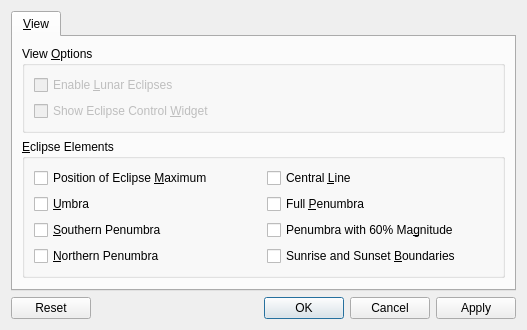
<?xml version="1.0" encoding="UTF-8"?>
<ui version="4.0">
 <class>EclipsesConfigDialog</class>
 <widget class="QDialog" name="EclipsesConfigDialog">
  <property name="windowModality">
   <enum>Qt::WindowModal</enum>
  </property>
  <property name="geometry">
   <rect>
    <x>0</x>
    <y>0</y>
    <width>527</width>
    <height>329</height>
   </rect>
  </property>
  <property name="windowTitle">
   <string>Eclipses Configuration</string>
  </property>
  <property name="modal">
   <bool>false</bool>
  </property>
  <layout class="QVBoxLayout" name="verticalLayout">
   <item>
    <widget class="QTabWidget" name="tabWidgetView">
     <property name="currentIndex">
      <number>0</number>
     </property>
     <widget class="QWidget" name="tabView">
      <attribute name="title">
       <string>&amp;View</string>
      </attribute>
      <layout class="QVBoxLayout" name="verticalLayout_2">
       <item>
        <widget class="QGroupBox" name="groupBoxOptions">
         <property name="title">
          <string>View &amp;Options</string>
         </property>
         <layout class="QVBoxLayout" name="verticalLayout_5">
          <item>
           <widget class="QCheckBox" name="checkBoxEnableLunarEclipses">
            <property name="enabled">
             <bool>false</bool>
            </property>
            <property name="text">
             <string>Enable &amp;Lunar Eclipses</string>
            </property>
           </widget>
          </item>
          <item>
           <widget class="QCheckBox" name="checkBoxShowEclipseControlWidget">
            <property name="enabled">
             <bool>false</bool>
            </property>
            <property name="text">
             <string>Show Eclipse Control &amp;Widget</string>
            </property>
           </widget>
          </item>
         </layout>
        </widget>
       </item>
       <item>
        <widget class="QGroupBox" name="groupBoxVisualization">
         <property name="title">
          <string>&amp;Eclipse Elements</string>
         </property>
         <property name="checkable">
          <bool>false</bool>
         </property>
         <layout class="QGridLayout" name="gridLayout">
          <item row="6" column="0">
           <widget class="QCheckBox" name="checkBoxShowNorthernPenumbra">
            <property name="text">
             <string>&amp;Northern Penumbra</string>
            </property>
            <property name="checked">
             <bool>false</bool>
            </property>
           </widget>
          </item>
          <item row="2" column="0">
           <widget class="QCheckBox" name="checkBoxShowUmbra">
            <property name="text">
             <string>&amp;Umbra</string>
            </property>
            <property name="checked">
             <bool>false</bool>
            </property>
           </widget>
          </item>
          <item row="0" column="0">
           <widget class="QCheckBox" name="checkBoxShowMaximum">
            <property name="text">
             <string>Position of Eclipse &amp;Maximum</string>
            </property>
            <property name="checked">
             <bool>false</bool>
            </property>
           </widget>
          </item>
          <item row="0" column="1">
           <widget class="QCheckBox" name="checkBoxShowCentralLine">
            <property name="text">
             <string>Central &amp;Line</string>
            </property>
            <property name="checked">
             <bool>false</bool>
            </property>
           </widget>
          </item>
          <item row="2" column="1">
           <widget class="QCheckBox" name="checkBoxShowFullPenumbra">
            <property name="text">
             <string>Full &amp;Penumbra</string>
            </property>
            <property name="checked">
             <bool>false</bool>
            </property>
           </widget>
          </item>
          <item row="6" column="1">
           <widget class="QCheckBox" name="checkBoxShowSunBoundaries">
            <property name="text">
             <string>Sunrise and Sunset &amp;Boundaries</string>
            </property>
            <property name="checked">
             <bool>false</bool>
            </property>
           </widget>
          </item>
          <item row="5" column="0">
           <widget class="QCheckBox" name="checkBoxShowSouthernPenumbra">
            <property name="text">
             <string>&amp;Southern Penumbra</string>
            </property>
            <property name="checked">
             <bool>false</bool>
            </property>
           </widget>
          </item>
          <item row="5" column="1">
           <widget class="QCheckBox" name="checkBoxShow60MagPenumbra">
            <property name="text">
             <string>Penumbra with 60% Ma&amp;gnitude</string>
            </property>
            <property name="checked">
             <bool>false</bool>
            </property>
           </widget>
          </item>
         </layout>
        </widget>
       </item>
       <item>
        <spacer name="verticalSpacer">
         <property name="orientation">
          <enum>Qt::Vertical</enum>
         </property>
         <property name="sizeHint" stdset="0">
          <size>
           <width>20</width>
           <height>40</height>
          </size>
         </property>
        </spacer>
       </item>
      </layout>
     </widget>
    </widget>
   </item>
   <item>
    <widget class="QDialogButtonBox" name="buttonBox">
     <property name="orientation">
      <enum>Qt::Horizontal</enum>
     </property>
     <property name="standardButtons">
      <set>QDialogButtonBox::Apply|QDialogButtonBox::Cancel|QDialogButtonBox::Ok|QDialogButtonBox::Reset</set>
     </property>
    </widget>
   </item>
  </layout>
 </widget>
 <resources/>
 <connections>
  <connection>
   <sender>buttonBox</sender>
   <signal>accepted()</signal>
   <receiver>EclipsesConfigDialog</receiver>
   <slot>accept()</slot>
   <hints>
    <hint type="sourcelabel">
     <x>248</x>
     <y>254</y>
    </hint>
    <hint type="destinationlabel">
     <x>157</x>
     <y>274</y>
    </hint>
   </hints>
  </connection>
  <connection>
   <sender>buttonBox</sender>
   <signal>rejected()</signal>
   <receiver>EclipsesConfigDialog</receiver>
   <slot>reject()</slot>
   <hints>
    <hint type="sourcelabel">
     <x>316</x>
     <y>260</y>
    </hint>
    <hint type="destinationlabel">
     <x>286</x>
     <y>274</y>
    </hint>
   </hints>
  </connection>
 </connections>
</ui>
